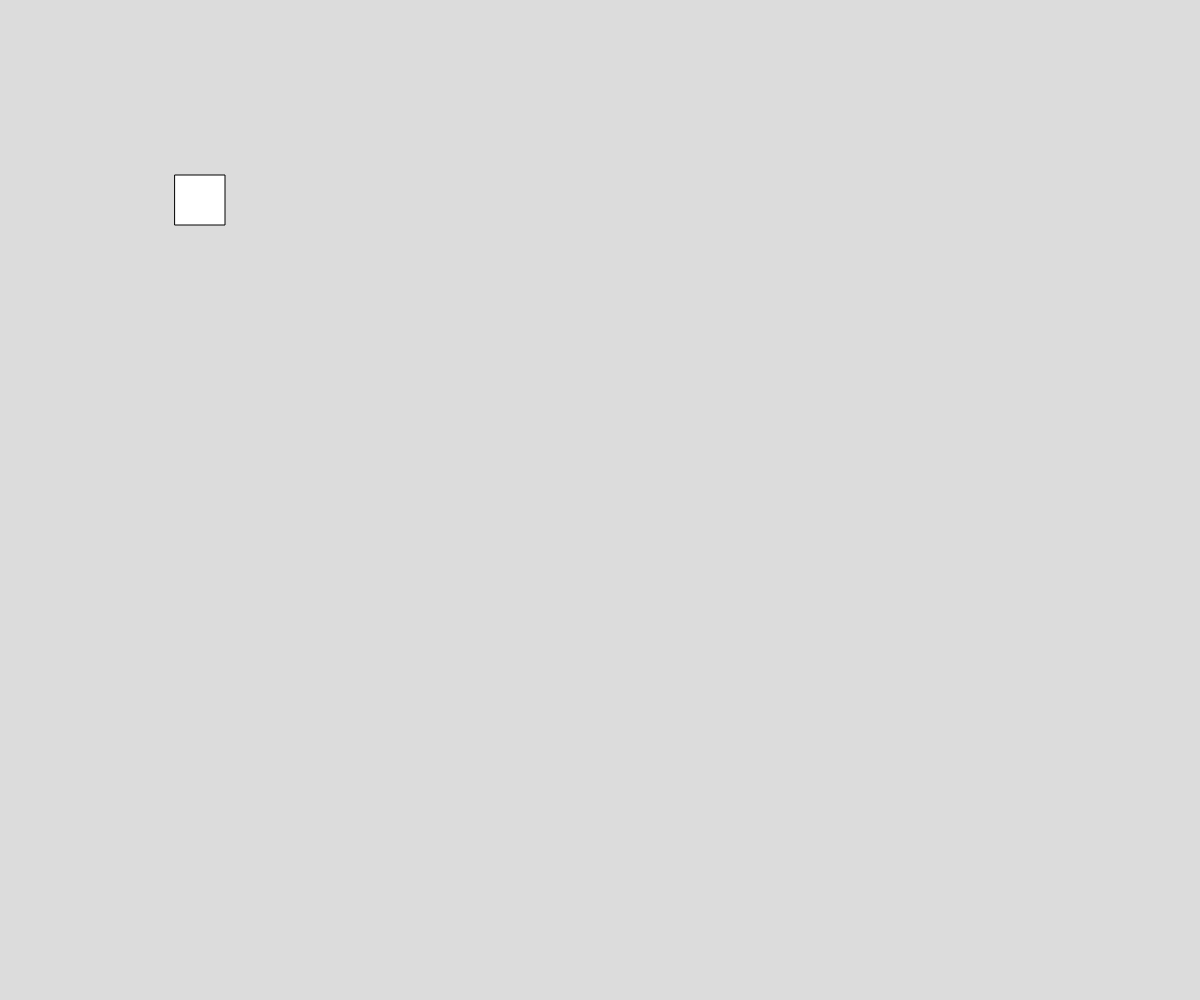
Frame 1 (no input)
Frame 60 (no input): identical to frame 1, image omitted
Frame 120 (the mouse pressed at the canvas centre since frame 60): identical to frame 1, image omitted

The p5.js sketch that drew this single still picture (run headless with seeded random() and noise() and a simulated clock; from frame 60 on, the mouse is pressed at the canvas centre):

// p5.js sketch
// ── sketch.js
// Translation and Rotation


function setup() {
  createCanvas(windowWidth, windowHeight);
  angleMode(DEGREES);
  rectMode(CENTER);
}

function draw() {
  background(220);
  translate(200, 200);
  square(0, 0, 50);
  for (let i = 0; i < 360; i++) {
    rotate(1);
  }

}
